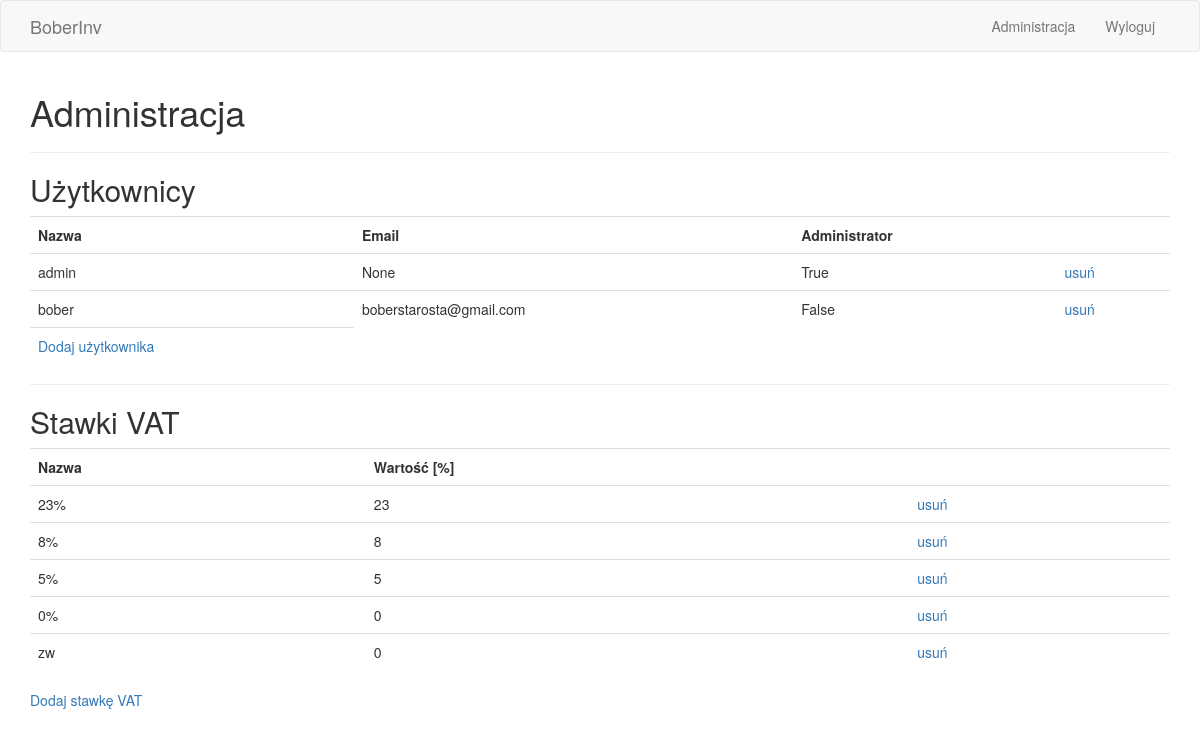
The page /admin/ (signed in) on the database its author committed.
### app/models.py (models this page shows, shortened)
class User(UserMixin, db.Model):
    id = db.Column(db.Integer, primary_key=True)
    username = db.Column(db.String(64), index=True, unique=True)
    email = db.Column(db.String(120), index=True, unique=True)
    password_hash = db.Column(db.String(128))
    is_admin = db.Column(db.Boolean, default=False)

class Rate(db.Model):
    id = db.Column(db.Integer, primary_key=True)
    name = db.Column(db.String(20), index=True)
    value = db.Column(db.Integer)
    items = db.relationship('Item', backref='rate', lazy='dynamic')

### app/admin/routes.py (the view)
@bp.route('/')
@login_required
@admin_required
def index():
    users = User.query.order_by(User.username).all()
    rates = Rate.query.all()
    return render_template('admin/index.html', title='Administracja',
                           users=users, rates=rates)

### app/admin/routes.py (called while the page is built)
def admin_required(f):
    @wraps(f)
    def wrapper(*args, **kwargs):
        if not current_user.is_admin:
            abort(403)
        return f(*args, **kwargs)
    return wrapper

### app/models.py (called while the page is built)
@login.user_loader
def load_user(id):
    return User.query.get(int(id))

### app/templates/admin/index.html
{% extends "base.html" %}
{% block app_content %}
  <h1>Administracja</h1>
  <hr>
  <h2>Użytkownicy</h2>
  <table class="table table-hover">
    <tr>
      <th>Nazwa</th>
      <th>Email</th>
      <th>Administrator</th>
      <th></th>
    </tr>
    {% for user in users %}
      <tr>
        <td>{{ user.username }}</td>
        <td>{{ user.email }}</td>
        <td>{{ user.is_admin }}</td>
        <td>
          <a href="{{ url_for('admin.delete_user', id=user.id) }}">usuń</a>
        </td>
      </tr>
    {% endfor %}
    <tr>
      <td><a href="{{ url_for('admin.create_user') }}">Dodaj użytkownika</a></td>
    </tr>
  </table>
  <hr>
  <h2>Stawki VAT</h2>
  <table class="table table-hover">
    <tr>
      <th>Nazwa</th>
      <th>Wartość [%]</th>
      <th></th>
    </tr>
    {% for rate in rates %}
      <tr>
        <td>{{ rate.name }}</td>
        <td>{{ rate.value }}</td>
        <td>
          <a href="{{ url_for('admin.delete_rate', id=rate.id) }}">usuń</a>
        </td>
      </tr>
    {% endfor %}
  </table>
  <p><a href="{{ url_for('admin.create_rate') }}">Dodaj stawkę VAT</a></p>
{% endblock %}

### rows shown on the page
User: username "admin", email "None", is_admin "True"
User: username "bober", email "boberstarosta@gmail.com", is_admin "False"
Rate: name "23%", value "23"
Rate: name "8%", value "8"
Rate: name "5%", value "5"
Rate: name "0%", value "0"
Rate: name "zw", value "0"
